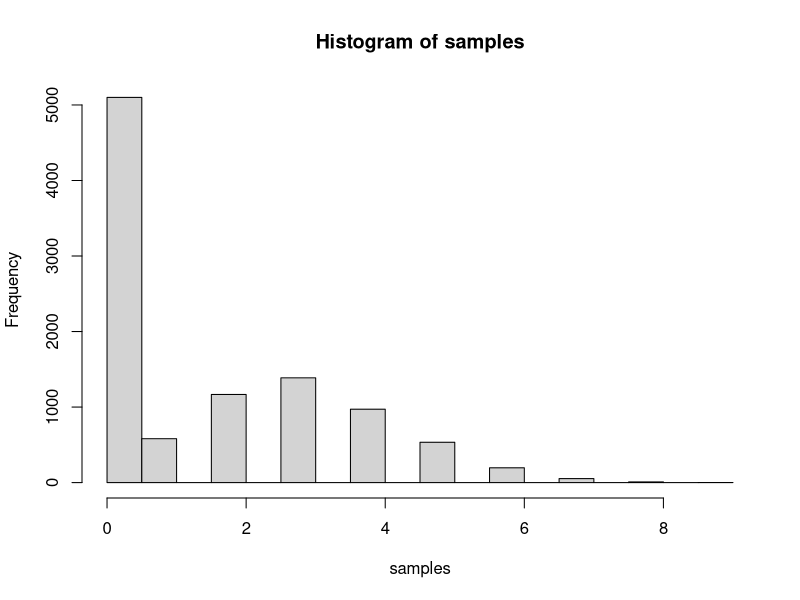

Recreate this plot in R.
### f(x) = pi*f_1 + (1-pi)*(nCx)*p^x*(1-p)^(n-x)
set.seed(191178)

ZI_binom <- function(n, p, p.pi) {
    U <- runif(1)

    if (U < p.pi) {
        return (0)
    }    
    else {
        draw <- rbinom(1, n, p)
        return (draw)
    }
}

N <- 1e4
n <- 10
p <- 0.3
p.pi <- 0.5
samples <- numeric(length = N)

for (i in 1:N) {
    samples[i] <- ZI_binom(n, p, p.pi)
}

mean(samples)
hist(samples)
